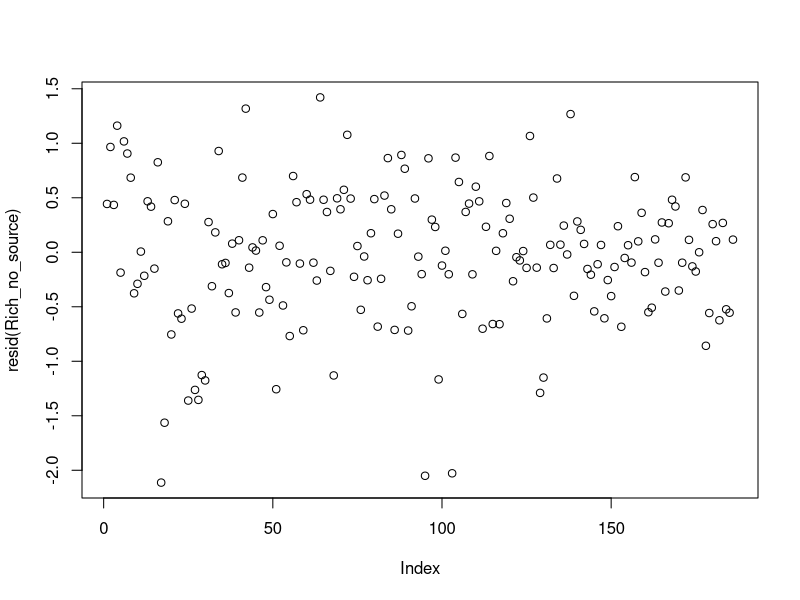
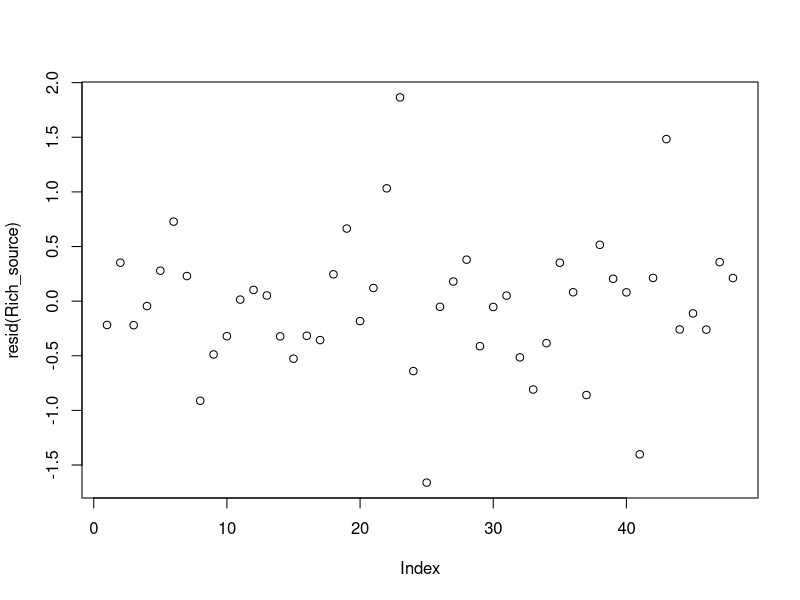
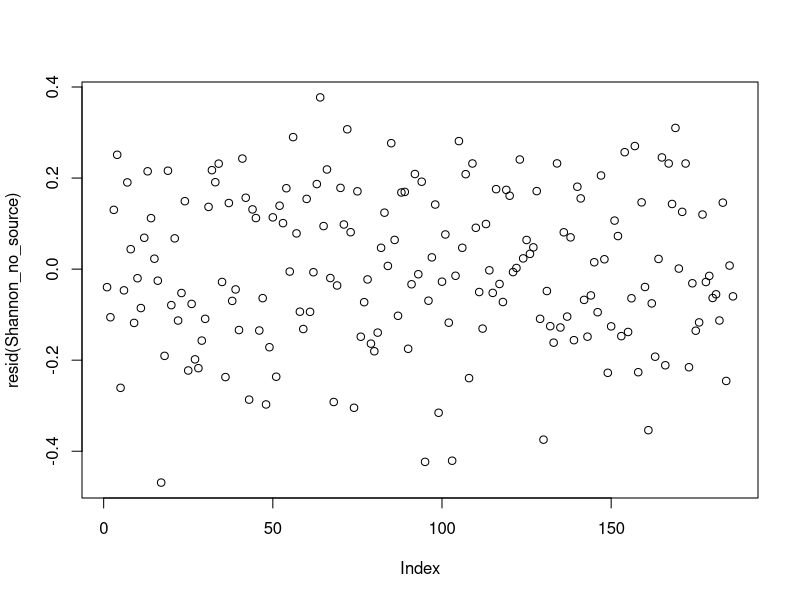
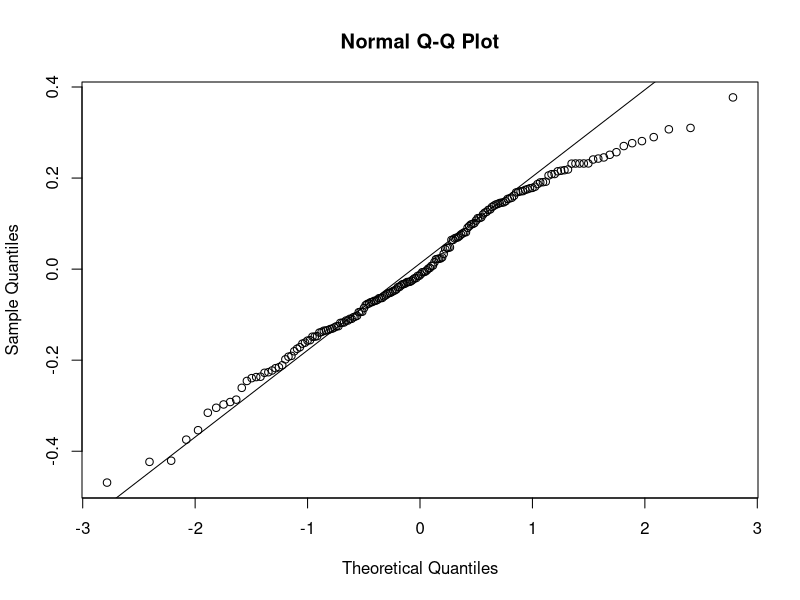
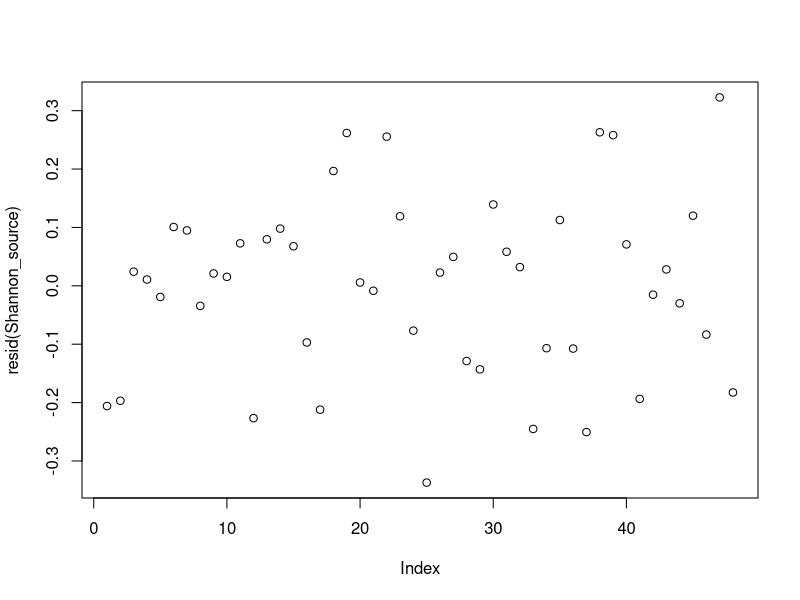
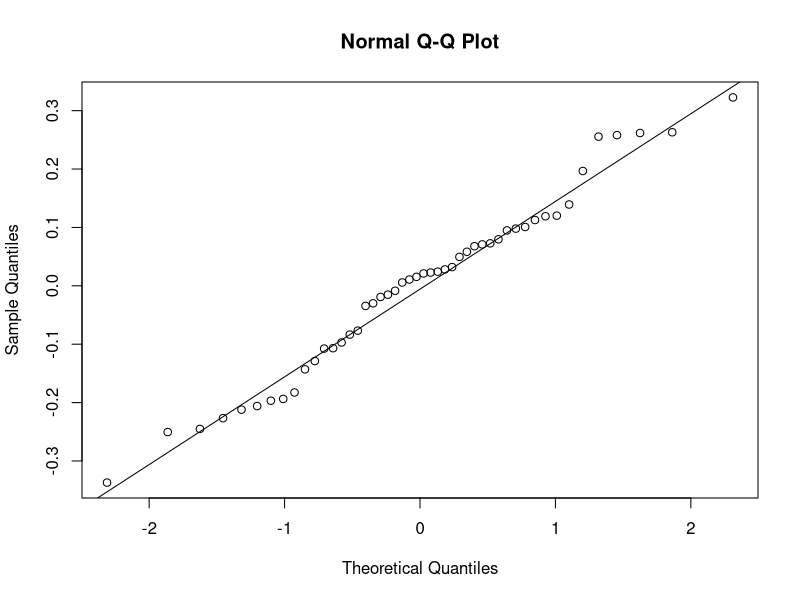

Generate these figures, in order, with R:
# Alpha diversity with only family and above level data
# Richness and evenness

library(lme4)
library(vegan)
library(tidyverse)


full_data <-read.csv("family_data.csv")

#remove tank B7 which didn't exist due to leaking
full_data <- full_data[-which(full_data$Replicate =="B" & full_data$Treatment==7),]

#make just a community dataframe
community <- full_data %>% 
  dplyr::select(-c(Date,Day,Replicate,Treatment,Salinity_Treat,Dispersal,Salinity_Measured))

# calculate richness 

richness <- specnumber(community, MARGIN = 1)

#calculate shannon's diversity 
shannon_div <- diversity(community, index = "shannon", MARGIN = 1, base = exp(2))

#calculate evenness -- Pielous evennnes shannon diversity/ log(richness)
evenness <- shannon_div/log(richness)

#make a dataframe with all alpha diversity indices and all data from full data
alpha <- as.data.frame(cbind(full_data,richness, shannon_div,evenness))
alpha$Rep <- paste(alpha$Replicate,alpha$Treatment)
# remove source tanks
no_source_all <- alpha[alpha$Dispersal!= 0 & alpha$Dispersal!=1, ]

# ony source tanks
source_all <- alpha[alpha$Dispersal== 0, ]

# richness over time given treatment for non-source tanks
# I used poisson because it is count data but was slightly underdispersed so switched to quasipoisson- same for both
Rich_no_source<-glmer.nb(richness~ 
                           Salinity_Measured*as.factor(Dispersal)+
                           Salinity_Measured*Day+
                           (1+Day|Rep),
                         data = no_source_all,family = quasipoisson(link = "log"))


Rich_no_source2<-glmer(richness~as.factor(Dispersal)*Day+
                         Salinity_Measured*Day+ as.factor(Dispersal)+
                         (1+Day|Rep),data = no_source_all,family = "poisson" )


overdisp_fun <- function(model) {
  rdf <- df.residual(model)
  rp <- residuals(model,type="pearson")
  Pearson.chisq <- sum(rp^2)
  prat <- Pearson.chisq/rdf
  pval <- pchisq(Pearson.chisq, df=rdf, lower.tail=FALSE)
  c(chisq=Pearson.chisq,ratio=prat,rdf=rdf,p=pval)
}

overdisp_fun(Rich_no_source2)  ## chisq 67, ratio = .381, rdf = 177, p= 1

Rich_no_source1<-glm(richness~as.factor(Dispersal)*Day+Salinity_Measured*Day,data = no_source_all,family = quasipoisson(link = "log"))

Rich_source<-glm(richness~Salinity_Measured*Day,data = source_all,family =quasipoisson)

#check for model assumptions
plot(resid(Rich_no_source))
plot(resid(Rich_source))

#evenness over time given treatment for non-source tanks
# evennness is very weird in this data because 5 tanks only have one species so evenness is Na...

# Shannon's Diversity- accounts for both richness and evenness in some way
Shannon_no_source<-lm(shannon_div~as.factor(Dispersal)+Salinity_Measured*Day,data = no_source_all)


Shannon_source<-lm(shannon_div~Salinity_Measured*Day,data = source_all)

#check for model assumptions 
plot(resid(Shannon_no_source))
qqnorm(resid(Shannon_no_source))
qqline(resid(Shannon_no_source))

plot(resid(Shannon_source))
qqnorm(resid(Shannon_source))
qqline(resid(Shannon_source))

